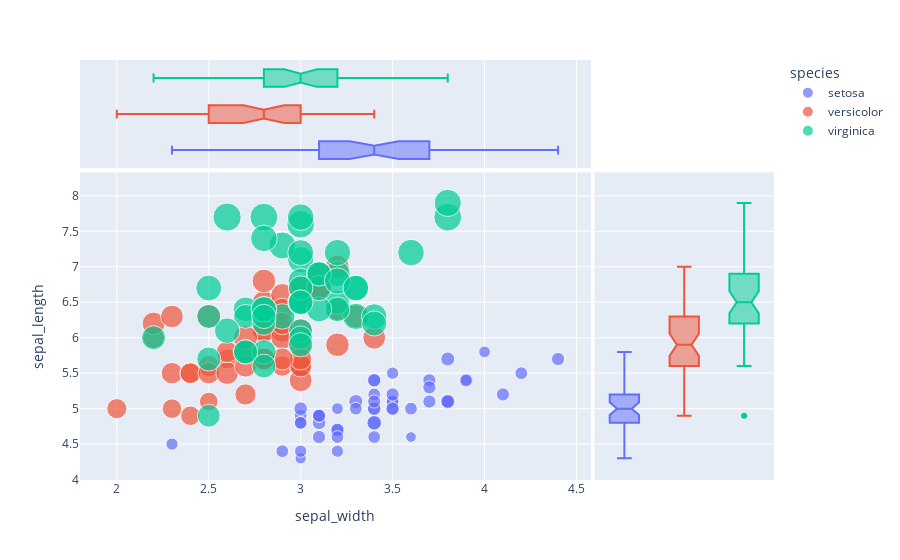

Write notebook code for a chart like this one.
### Code cell
fig = px.scatter(df, x='sepal_width',
                 y='sepal_length',
                 color='species',
                 size='petal_length',
                 hover_data=['petal_width'],
                 marginal_x='box',
                 marginal_y = 'box')
fig.show()

### Figure 1 — Plotly figure (JSON) as saved in the notebook; plotly's stock layout.template omitted (floating-point values rounded to 4 significant figures)
{"data": [{"customdata": [[0.2], [0.2], [0.2], [0.2], [0.2], [0.4], [0.3], [0.2], [0.2], [0.1], [0.2], [0.2], [0.1], [0.1], [0.2], [0.4], [0.4], [0.3], [0.3], [0.3], [0.2], [0.4], [0.2], [0.5], [0.2], [0.2], [0.4], [0.2], [0.2], [0.2], [0.2], [0.4], [0.1], [0.2], [0.1], [0.2], [0.2], [0.1], [0.2], [0.2], [0.3], [0.3], [0.2], [0.6], [0.4], [0.3], [0.2], [0.2], [0.2], [0.2]], "hovertemplate": "species=setosa<br>sepal_width=%{x}<br>sepal_length=%{y}<br>petal_length=%{marker.size}<br>petal_width=%{customdata[0]}<extra></extra>", "legendgroup": "setosa", "marker": {"color": "#636efa", "size": [1.4, 1.4, 1.3, 1.5, 1.4, 1.7, 1.4, 1.5, 1.4, 1.5, 1.5, 1.6, 1.4, 1.1, 1.2, 1.5, 1.3, 1.4, 1.7, 1.5, 1.7, 1.5, 1, 1.7, 1.9, 1.6, 1.6, 1.5, 1.4, 1.6, 1.6, 1.5, 1.5, 1.4, 1.5, 1.2, 1.3, 1.5, 1.3, 1.5, 1.3, 1.3, 1.3, 1.6, 1.9, 1.4, 1.6, 1.4, 1.5, 1.4], "sizemode": "area", "sizeref": 0.01725, "symbol": "circle"}, "mode": "markers", "name": "setosa", "orientation": "v", "showlegend": true, "type": "scatter", "x": [3.5, 3, 3.2, 3.1, 3.6, 3.9, 3.4, 3.4, 2.9, 3.1, 3.7, 3.4, 3, 3, 4, 4.4, 3.9, 3.5, 3.8, 3.8, 3.4, 3.7, 3.6, 3.3, 3.4, 3, 3.4, 3.5, 3.4, 3.2, 3.1, 3.4, 4.1, 4.2, 3.1, 3.2, 3.5, 3.1, 3, 3.4, 3.5, 2.3, 3.2, 3.5, 3.8, 3, 3.8, 3.2, 3.7, 3.3], "xaxis": "x", "y": [5.1, 4.9, 4.7, 4.6, 5, 5.4, 4.6, 5, 4.4, 4.9, 5.4, 4.8, 4.8, 4.3, 5.8, 5.7, 5.4, 5.1, 5.7, 5.1, 5.4, 5.1, 4.6, 5.1, 4.8, 5, 5, 5.2, 5.2, 4.7, 4.8, 5.4, 5.2, 5.5, 4.9, 5, 5.5, 4.9, 4.4, 5.1, 5, 4.5, 4.4, 5, 5.1, 4.8, 5.1, 4.6, 5.3, 5], "yaxis": "y"}, {"alignmentgroup": "True", "customdata": [[0.2], [0.2], [0.2], [0.2], [0.2], [0.4], [0.3], [0.2], [0.2], [0.1], [0.2], [0.2], [0.1], [0.1], [0.2], [0.4], [0.4], [0.3], [0.3], [0.3], [0.2], [0.4], [0.2], [0.5], [0.2], [0.2], [0.4], [0.2], [0.2], [0.2], [0.2], [0.4], [0.1], [0.2], [0.1], [0.2], [0.2], [0.1], [0.2], [0.2], [0.3], [0.3], [0.2], [0.6], [0.4], [0.3], [0.2], [0.2], [0.2], [0.2]], "hovertemplate": "species=setosa<br>sepal_width=%{x}<br>petal_width=%{customdata[0]}<extra></extra>", "legendgroup": "setosa", "marker": {"color": "#636efa", "symbol": "circle"}, "name": "setosa", "notched": true, "offsetgroup": "setosa", "showlegend": false, "type": "box", "x": [3.5, 3, 3.2, 3.1, 3.6, 3.9, 3.4, 3.4, 2.9, 3.1, 3.7, 3.4, 3, 3, 4, 4.4, 3.9, 3.5, 3.8, 3.8, 3.4, 3.7, 3.6, 3.3, 3.4, 3, 3.4, 3.5, 3.4, 3.2, 3.1, 3.4, 4.1, 4.2, 3.1, 3.2, 3.5, 3.1, 3, 3.4, 3.5, 2.3, 3.2, 3.5, 3.8, 3, 3.8, 3.2, 3.7, 3.3], "xaxis": "x3", "yaxis": "y3"}, {"alignmentgroup": "True", "customdata": [[0.2], [0.2], [0.2], [0.2], [0.2], [0.4], [0.3], [0.2], [0.2], [0.1], [0.2], [0.2], [0.1], [0.1], [0.2], [0.4], [0.4], [0.3], [0.3], [0.3], [0.2], [0.4], [0.2], [0.5], [0.2], [0.2], [0.4], [0.2], [0.2], [0.2], [0.2], [0.4], [0.1], [0.2], [0.1], [0.2], [0.2], [0.1], [0.2], [0.2], [0.3], [0.3], [0.2], [0.6], [0.4], [0.3], [0.2], [0.2], [0.2], [0.2]], "hovertemplate": "species=setosa<br>sepal_length=%{y}<br>petal_width=%{customdata[0]}<extra></extra>", "legendgroup": "setosa", "marker": {"color": "#636efa", "symbol": "circle"}, "name": "setosa", "notched": true, "offsetgroup": "setosa", "showlegend": false, "type": "box", "xaxis": "x2", "y": [5.1, 4.9, 4.7, 4.6, 5, 5.4, 4.6, 5, 4.4, 4.9, 5.4, 4.8, 4.8, 4.3, 5.8, 5.7, 5.4, 5.1, 5.7, 5.1, 5.4, 5.1, 4.6, 5.1, 4.8, 5, 5, 5.2, 5.2, 4.7, 4.8, 5.4, 5.2, 5.5, 4.9, 5, 5.5, 4.9, 4.4, 5.1, 5, 4.5, 4.4, 5, 5.1, 4.8, 5.1, 4.6, 5.3, 5], "yaxis": "y2"}, {"customdata": [[1.4], [1.5], [1.5], [1.3], [1.5], [1.3], [1.6], [1], [1.3], [1.4], [1], [1.5], [1], [1.4], [1.3], [1.4], [1.5], [1], [1.5], [1.1], [1.8], [1.3], [1.5], [1.2], [1.3], [1.4], [1.4], [1.7], [1.5], [1], [1.1], [1], [1.2], [1.6], [1.5], [1.6], [1.5], [1.3], [1.3], [1.3], [1.2], [1.4], [1.2], [1], [1.3], [1.2], [1.3], [1.3], [1.1], [1.3]], "hovertemplate": "species=versicolor<br>sepal_width=%{x}<br>sepal_length=%{y}<br>petal_length=%{marker.size}<br>petal_width=%{customdata[0]}<extra></extra>", "legendgroup": "versicolor", "marker": {"color": "#EF553B", "size": [4.7, 4.5, 4.9, 4, 4.6, 4.5, 4.7, 3.3, 4.6, 3.9, 3.5, 4.2, 4, 4.7, 3.6, 4.4, 4.5, 4.1, 4.5, 3.9, 4.8, 4, 4.9, 4.7, 4.3, 4.4, 4.8, 5, 4.5, 3.5, 3.8, 3.7, 3.9, 5.1, 4.5, 4.5, 4.7, 4.4, 4.1, 4, 4.4, 4.6, 4, 3.3, 4.2, 4.2, 4.2, 4.3, 3, 4.1], "sizemode": "area", "sizeref": 0.01725, "symbol": "circle"}, "mode": "markers", "name": "versicolor", "orientation": "v", "showlegend": true, "type": "scatter", "x": [3.2, 3.2, 3.1, 2.3, 2.8, 2.8, 3.3, 2.4, 2.9, 2.7, 2, 3, 2.2, 2.9, 2.9, 3.1, 3, 2.7, 2.2, 2.5, 3.2, 2.8, 2.5, 2.8, 2.9, 3, 2.8, 3, 2.9, 2.6, 2.4, 2.4, 2.7, 2.7, 3, 3.4, 3.1, 2.3, 3, 2.5, 2.6, 3, 2.6, 2.3, 2.7, 3, 2.9, 2.9, 2.5, 2.8], "xaxis": "x", "y": [7, 6.4, 6.9, 5.5, 6.5, 5.7, 6.3, 4.9, 6.6, 5.2, 5, 5.9, 6, 6.1, 5.6, 6.7, 5.6, 5.8, 6.2, 5.6, 5.9, 6.1, 6.3, 6.1, 6.4, 6.6, 6.8, 6.7, 6, 5.7, 5.5, 5.5, 5.8, 6, 5.4, 6, 6.7, 6.3, 5.6, 5.5, 5.5, 6.1, 5.8, 5, 5.6, 5.7, 5.7, 6.2, 5.1, 5.7], "yaxis": "y"}, {"alignmentgroup": "True", "customdata": [[1.4], [1.5], [1.5], [1.3], [1.5], [1.3], [1.6], [1], [1.3], [1.4], [1], [1.5], [1], [1.4], [1.3], [1.4], [1.5], [1], [1.5], [1.1], [1.8], [1.3], [1.5], [1.2], [1.3], [1.4], [1.4], [1.7], [1.5], [1], [1.1], [1], [1.2], [1.6], [1.5], [1.6], [1.5], [1.3], [1.3], [1.3], [1.2], [1.4], [1.2], [1], [1.3], [1.2], [1.3], [1.3], [1.1], [1.3]], "hovertemplate": "species=versicolor<br>sepal_width=%{x}<br>petal_width=%{customdata[0]}<extra></extra>", "legendgroup": "versicolor", "marker": {"color": "#EF553B", "symbol": "circle"}, "name": "versicolor", "notched": true, "offsetgroup": "versicolor", "showlegend": false, "type": "box", "x": [3.2, 3.2, 3.1, 2.3, 2.8, 2.8, 3.3, 2.4, 2.9, 2.7, 2, 3, 2.2, 2.9, 2.9, 3.1, 3, 2.7, 2.2, 2.5, 3.2, 2.8, 2.5, 2.8, 2.9, 3, 2.8, 3, 2.9, 2.6, 2.4, 2.4, 2.7, 2.7, 3, 3.4, 3.1, 2.3, 3, 2.5, 2.6, 3, 2.6, 2.3, 2.7, 3, 2.9, 2.9, 2.5, 2.8], "xaxis": "x3", "yaxis": "y3"}, {"alignmentgroup": "True", "customdata": [[1.4], [1.5], [1.5], [1.3], [1.5], [1.3], [1.6], [1], [1.3], [1.4], [1], [1.5], [1], [1.4], [1.3], [1.4], [1.5], [1], [1.5], [1.1], [1.8], [1.3], [1.5], [1.2], [1.3], [1.4], [1.4], [1.7], [1.5], [1], [1.1], [1], [1.2], [1.6], [1.5], [1.6], [1.5], [1.3], [1.3], [1.3], [1.2], [1.4], [1.2], [1], [1.3], [1.2], [1.3], [1.3], [1.1], [1.3]], "hovertemplate": "species=versicolor<br>sepal_length=%{y}<br>petal_width=%{customdata[0]}<extra></extra>", "legendgroup": "versicolor", "marker": {"color": "#EF553B", "symbol": "circle"}, "name": "versicolor", "notched": true, "offsetgroup": "versicolor", "showlegend": false, "type": "box", "xaxis": "x2", "y": [7, 6.4, 6.9, 5.5, 6.5, 5.7, 6.3, 4.9, 6.6, 5.2, 5, 5.9, 6, 6.1, 5.6, 6.7, 5.6, 5.8, 6.2, 5.6, 5.9, 6.1, 6.3, 6.1, 6.4, 6.6, 6.8, 6.7, 6, 5.7, 5.5, 5.5, 5.8, 6, 5.4, 6, 6.7, 6.3, 5.6, 5.5, 5.5, 6.1, 5.8, 5, 5.6, 5.7, 5.7, 6.2, 5.1, 5.7], "yaxis": "y2"}, {"customdata": [[2.5], [1.9], [2.1], [1.8], [2.2], [2.1], [1.7], [1.8], [1.8], [2.5], [2], [1.9], [2.1], [2], [2.4], [2.3], [1.8], [2.2], [2.3], [1.5], [2.3], [2], [2], [1.8], [2.1], [1.8], [1.8], [1.8], [2.1], [1.6], [1.9], [2], [2.2], [1.5], [1.4], [2.3], [2.4], [1.8], [1.8], [2.1], [2.4], [2.3], [1.9], [2.3], [2.5], [2.3], [1.9], [2], [2.3], [1.8]], "hovertemplate": "species=virginica<br>sepal_width=%{x}<br>sepal_length=%{y}<br>petal_length=%{marker.size}<br>petal_width=%{customdata[0]}<extra></extra>", "legendgroup": "virginica", "marker": {"color": "#00cc96", "size": [6, 5.1, 5.9, 5.6, 5.8, 6.6, 4.5, 6.3, 5.8, 6.1, 5.1, 5.3, 5.5, 5, 5.1, 5.3, 5.5, 6.7, 6.9, 5, 5.7, 4.9, 6.7, 4.9, 5.7, 6, 4.8, 4.9, 5.6, 5.8, 6.1, 6.4, 5.6, 5.1, 5.6, 6.1, 5.6, 5.5, 4.8, 5.4, 5.6, 5.1, 5.1, 5.9, 5.7, 5.2, 5, 5.2, 5.4, 5.1], "sizemode": "area", "sizeref": 0.01725, "symbol": "circle"}, "mode": "markers", "name": "virginica", "orientation": "v", "showlegend": true, "type": "scatter", "x": [3.3, 2.7, 3, 2.9, 3, 3, 2.5, 2.9, 2.5, 3.6, 3.2, 2.7, 3, 2.5, 2.8, 3.2, 3, 3.8, 2.6, 2.2, 3.2, 2.8, 2.8, 2.7, 3.3, 3.2, 2.8, 3, 2.8, 3, 2.8, 3.8, 2.8, 2.8, 2.6, 3, 3.4, 3.1, 3, 3.1, 3.1, 3.1, 2.7, 3.2, 3.3, 3, 2.5, 3, 3.4, 3], "xaxis": "x", "y": [6.3, 5.8, 7.1, 6.3, 6.5, 7.6, 4.9, 7.3, 6.7, 7.2, 6.5, 6.4, 6.8, 5.7, 5.8, 6.4, 6.5, 7.7, 7.7, 6, 6.9, 5.6, 7.7, 6.3, 6.7, 7.2, 6.2, 6.1, 6.4, 7.2, 7.4, 7.9, 6.4, 6.3, 6.1, 7.7, 6.3, 6.4, 6, 6.9, 6.7, 6.9, 5.8, 6.8, 6.7, 6.7, 6.3, 6.5, 6.2, 5.9], "yaxis": "y"}, {"alignmentgroup": "True", "customdata": [[2.5], [1.9], [2.1], [1.8], [2.2], [2.1], [1.7], [1.8], [1.8], [2.5], [2], [1.9], [2.1], [2], [2.4], [2.3], [1.8], [2.2], [2.3], [1.5], [2.3], [2], [2], [1.8], [2.1], [1.8], [1.8], [1.8], [2.1], [1.6], [1.9], [2], [2.2], [1.5], [1.4], [2.3], [2.4], [1.8], [1.8], [2.1], [2.4], [2.3], [1.9], [2.3], [2.5], [2.3], [1.9], [2], [2.3], [1.8]], "hovertemplate": "species=virginica<br>sepal_width=%{x}<br>petal_width=%{customdata[0]}<extra></extra>", "legendgroup": "virginica", "marker": {"color": "#00cc96", "symbol": "circle"}, "name": "virginica", "notched": true, "offsetgroup": "virginica", "showlegend": false, "type": "box", "x": [3.3, 2.7, 3, 2.9, 3, 3, 2.5, 2.9, 2.5, 3.6, 3.2, 2.7, 3, 2.5, 2.8, 3.2, 3, 3.8, 2.6, 2.2, 3.2, 2.8, 2.8, 2.7, 3.3, 3.2, 2.8, 3, 2.8, 3, 2.8, 3.8, 2.8, 2.8, 2.6, 3, 3.4, 3.1, 3, 3.1, 3.1, 3.1, 2.7, 3.2, 3.3, 3, 2.5, 3, 3.4, 3], "xaxis": "x3", "yaxis": "y3"}, {"alignmentgroup": "True", "customdata": [[2.5], [1.9], [2.1], [1.8], [2.2], [2.1], [1.7], [1.8], [1.8], [2.5], [2], [1.9], [2.1], [2], [2.4], [2.3], [1.8], [2.2], [2.3], [1.5], [2.3], [2], [2], [1.8], [2.1], [1.8], [1.8], [1.8], [2.1], [1.6], [1.9], [2], [2.2], [1.5], [1.4], [2.3], [2.4], [1.8], [1.8], [2.1], [2.4], [2.3], [1.9], [2.3], [2.5], [2.3], [1.9], [2], [2.3], [1.8]], "hovertemplate": "species=virginica<br>sepal_length=%{y}<br>petal_width=%{customdata[0]}<extra></extra>", "legendgroup": "virginica", "marker": {"color": "#00cc96", "symbol": "circle"}, "name": "virginica", "notched": true, "offsetgroup": "virginica", "showlegend": false, "type": "box", "xaxis": "x2", "y": [6.3, 5.8, 7.1, 6.3, 6.5, 7.6, 4.9, 7.3, 6.7, 7.2, 6.5, 6.4, 6.8, 5.7, 5.8, 6.4, 6.5, 7.7, 7.7, 6, 6.9, 5.6, 7.7, 6.3, 6.7, 7.2, 6.2, 6.1, 6.4, 7.2, 7.4, 7.9, 6.4, 6.3, 6.1, 7.7, 6.3, 6.4, 6, 6.9, 6.7, 6.9, 5.8, 6.8, 6.7, 6.7, 6.3, 6.5, 6.2, 5.9], "yaxis": "y2"}], "layout": {"legend": {"itemsizing": "constant", "title": {"text": "species"}, "tracegroupgap": 0}, "margin": {"t": 60}, "xaxis": {"anchor": "y", "domain": [0, 0.7363], "title": {"text": "sepal_width"}}, "xaxis2": {"anchor": "y2", "domain": [0.7413, 1], "matches": "x2", "showgrid": false, "showline": false, "showticklabels": false, "ticks": ""}, "xaxis3": {"anchor": "y3", "domain": [0, 0.7363], "matches": "x", "showgrid": true, "showticklabels": false}, "xaxis4": {"anchor": "y4", "domain": [0.7413, 1], "matches": "x2", "showgrid": false, "showline": false, "showticklabels": false, "ticks": ""}, "yaxis": {"anchor": "x", "domain": [0, 0.7326], "title": {"text": "sepal_length"}}, "yaxis2": {"anchor": "x2", "domain": [0, 0.7326], "matches": "y", "showgrid": true, "showticklabels": false}, "yaxis3": {"anchor": "x3", "domain": [0.7426, 1], "matches": "y3", "showgrid": false, "showline": false, "showticklabels": false, "ticks": ""}, "yaxis4": {"anchor": "x4", "domain": [0.7426, 1], "matches": "y3", "showgrid": true, "showline": false, "showticklabels": false, "ticks": ""}}}
